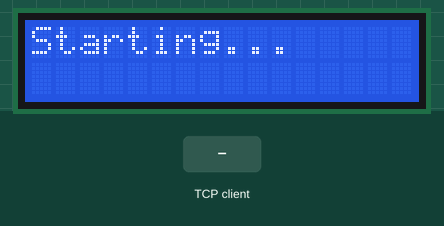
Simulated run of this program. Board: ESP32 board running MicroPython. On the bench: 16×2 character LCD. Inputs (shaded band) come from the test bench. WiFi joins after 1.5 s; one TCP client connects 1 s after the port opens and stays connected; what the program prints to the serial console is not drawn.

Above: at 1.1 s.
At 5.1 s:
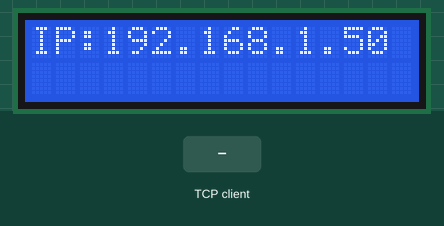
At 10.3 s:
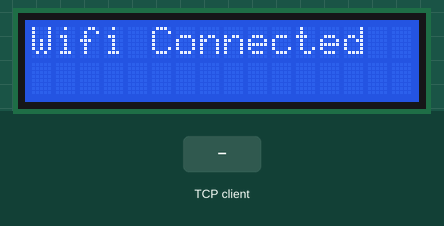
10.4 s: the TCP client sends "1"
Timing chart, 0 to 13.4 s (numbered marks = the images above; inputs shaded):
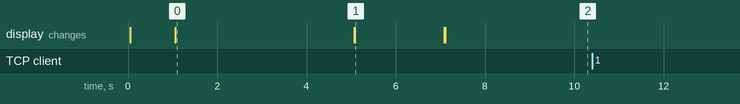

The program:

temperarture_check.py
```python
from machine import Pin, SoftI2C
import network
import time
from i2c_lcd import I2cLcd
import socket
import dht

led = Pin(15, Pin.OUT)
led.off()
#########LCD########
i2c = SoftI2C(scl=Pin(22), sda=Pin(21), freq=1000000)
lcd = I2cLcd(i2c, 0x27, 2, 16)
time.sleep(1)

lcd.clear() # clear LCD
text = 'Starting...'
lcd.putstr(text)
###############DHT###############
d = dht.DHT22(Pin(15))
t = 0
h = 0
def check_temp():
    global t
    global h
    print('check temp starting....')
    while True:
        d.measure()
        time.sleep(2)
        t = d.temperature()
        h = d.humidity()
        print('DHT22:',t,h,)
        time.sleep(2)

def runserver():
    global led_status
    s = socket.socket(socket.AF_INET, socket.SOCK_STREAM)
    host = ''
    port = 80
    s.bind((host,port))
    s.listen(5)

################wifi##############
wifi = 'Prayut'
password = 'yuth2474'
wlan = network.WLAN(network.STA_IF) # create station interface
wlan.active(True)       # activate the interface
time.sleep(2)
wlan.connect(wifi, password)
time.sleep(2)
status = wlan.isconnected()
ip,_,_,_ = (wlan.ifconfig())
#####################wifi############
if status == True:
    lcd.clear()
    text = 'IP:{}'.format(ip)
    lcd.putstr(text)
    time.sleep(2)
    lcd.clear()
    lcd.putstr('Wifi Connected')
    time.sleep(2)

else:
    lcd.clear
    lcd.putstr('Wifi disconnected')

html = 'Hello world'

######### server##################
s = socket.socket(socket.AF_INET, socket.SOCK_STREAM)#
host = ''
port = 80 # defult of web browser
s.bind((host,port))
s.listen(5)

while True:
    client, addr = s.accept()
    print('connection from;', addr)
    data = client.recv(1024).decode('utf-8')
    print([data])
#########server########################
    client.send(html)
    client.close()


_thread.start_new_thread(runserver,())
_thread.start_new_thread(checktemp,())
```

Measured:
- after the input at 10.4 s, every drawn part: stays the same
- what the display in image 0 shows lasts 4.0 s, from 1.1 s to 5.1 s
- what the display in image 1 shows lasts 2.0 s, from 5.1 s to 7.1 s
